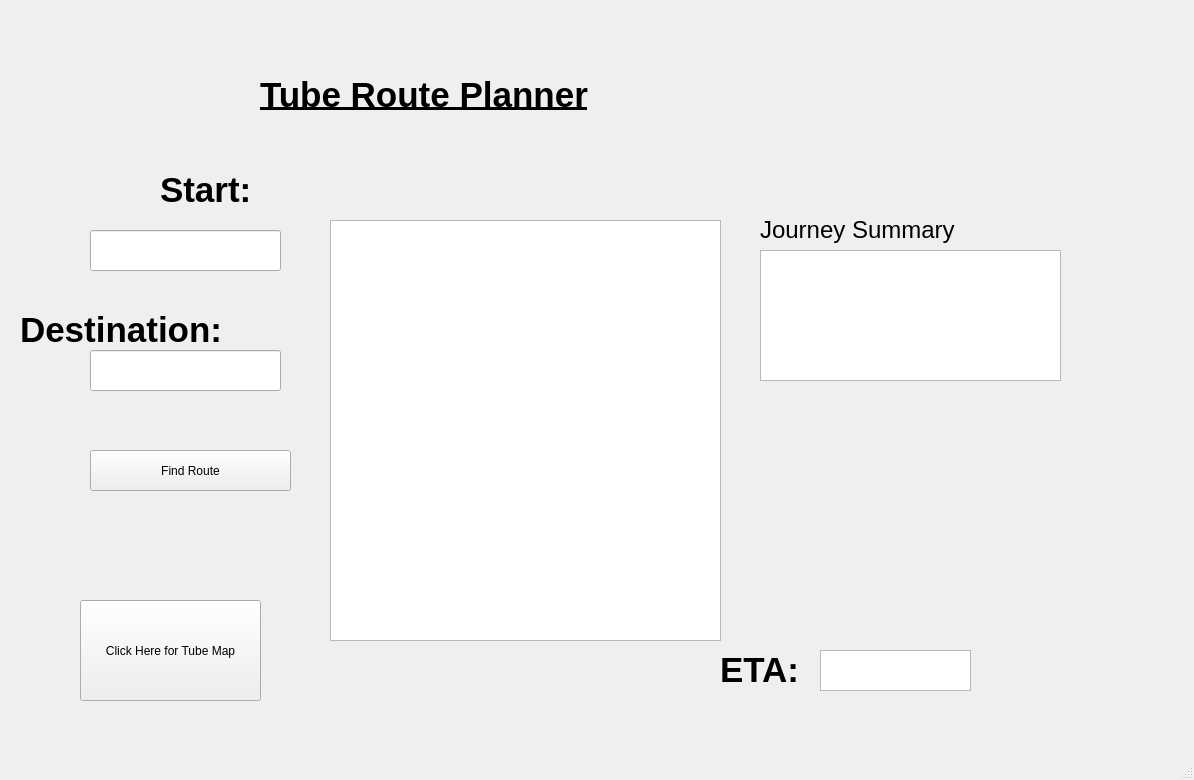
<?xml version="1.0" encoding="UTF-8"?>
<ui version="4.0">
 <class>MainWindow</class>
 <widget class="QMainWindow" name="MainWindow">
  <property name="geometry">
   <rect>
    <x>0</x>
    <y>0</y>
    <width>1194</width>
    <height>780</height>
   </rect>
  </property>
  <property name="windowTitle">
   <string>MainWindow</string>
  </property>
  <widget class="QWidget" name="centralwidget">
   <widget class="QLineEdit" name="startStationEntry">
    <property name="geometry">
     <rect>
      <x>90</x>
      <y>230</y>
      <width>191</width>
      <height>41</height>
     </rect>
    </property>
   </widget>
   <widget class="QLabel" name="startTextBox">
    <property name="geometry">
     <rect>
      <x>160</x>
      <y>160</y>
      <width>141</width>
      <height>61</height>
     </rect>
    </property>
    <property name="font">
     <font>
      <pointsize>26</pointsize>
     </font>
    </property>
    <property name="text">
     <string>&lt;html&gt;&lt;head/&gt;&lt;body&gt;&lt;p&gt;&lt;span style=&quot; font-weight:600; color:#000000;&quot;&gt;Start:&lt;/span&gt;&lt;/p&gt;&lt;/body&gt;&lt;/html&gt;</string>
    </property>
   </widget>
   <widget class="QLabel" name="destinationTextBox">
    <property name="geometry">
     <rect>
      <x>20</x>
      <y>300</y>
      <width>271</width>
      <height>61</height>
     </rect>
    </property>
    <property name="text">
     <string>&lt;html&gt;&lt;head/&gt;&lt;body&gt;&lt;p&gt;&lt;span style=&quot; font-size:26pt; font-weight:600;&quot;&gt;Destination:&lt;/span&gt;&lt;/p&gt;&lt;/body&gt;&lt;/html&gt;</string>
    </property>
   </widget>
   <widget class="QLabel" name="label">
    <property name="geometry">
     <rect>
      <x>0</x>
      <y>-80</y>
      <width>1201</width>
      <height>881</height>
     </rect>
    </property>
    <property name="text">
     <string/>
    </property>
    <property name="pixmap">
     <pixmap>backdrop.jpg</pixmap>
    </property>
    <property name="scaledContents">
     <bool>true</bool>
    </property>
   </widget>
   <widget class="QLineEdit" name="destinationStationEntry">
    <property name="geometry">
     <rect>
      <x>90</x>
      <y>350</y>
      <width>191</width>
      <height>41</height>
     </rect>
    </property>
   </widget>
   <widget class="QLabel" name="label_2">
    <property name="geometry">
     <rect>
      <x>760</x>
      <y>190</y>
      <width>271</width>
      <height>81</height>
     </rect>
    </property>
    <property name="text">
     <string>&lt;html&gt;&lt;head/&gt;&lt;body&gt;&lt;p&gt;&lt;span style=&quot; font-size:18pt;&quot;&gt;Journey Summary&lt;/span&gt;&lt;/p&gt;&lt;/body&gt;&lt;/html&gt;</string>
    </property>
   </widget>
   <widget class="QTextBrowser" name="s">
    <property name="geometry">
     <rect>
      <x>760</x>
      <y>250</y>
      <width>301</width>
      <height>131</height>
     </rect>
    </property>
   </widget>
   <widget class="QPushButton" name="tubeMapPopUpButton">
    <property name="geometry">
     <rect>
      <x>80</x>
      <y>600</y>
      <width>181</width>
      <height>101</height>
     </rect>
    </property>
    <property name="text">
     <string>Click Here for Tube Map</string>
    </property>
   </widget>
   <widget class="QLabel" name="label_3">
    <property name="geometry">
     <rect>
      <x>880</x>
      <y>10</y>
      <width>301</width>
      <height>181</height>
     </rect>
    </property>
    <property name="text">
     <string/>
    </property>
    <property name="pixmap">
     <pixmap>facemask.jpg</pixmap>
    </property>
    <property name="scaledContents">
     <bool>true</bool>
    </property>
   </widget>
   <widget class="QLabel" name="label_4">
    <property name="geometry">
     <rect>
      <x>260</x>
      <y>60</y>
      <width>471</width>
      <height>71</height>
     </rect>
    </property>
    <property name="text">
     <string>&lt;html&gt;&lt;head/&gt;&lt;body&gt;&lt;p&gt;&lt;span style=&quot; font-size:26pt; font-weight:600; text-decoration: underline;&quot;&gt;Tube Route Planner&lt;/span&gt;&lt;/p&gt;&lt;/body&gt;&lt;/html&gt;</string>
    </property>
   </widget>
   <widget class="QLabel" name="label_5">
    <property name="geometry">
     <rect>
      <x>720</x>
      <y>630</y>
      <width>321</width>
      <height>81</height>
     </rect>
    </property>
    <property name="text">
     <string>&lt;html&gt;&lt;head/&gt;&lt;body&gt;&lt;p&gt;&lt;span style=&quot; font-size:26pt; font-weight:600;&quot;&gt;ETA: &lt;/span&gt;&lt;/p&gt;&lt;/body&gt;&lt;/html&gt;</string>
    </property>
   </widget>
   <widget class="QPushButton" name="findRouteButton">
    <property name="geometry">
     <rect>
      <x>90</x>
      <y>450</y>
      <width>201</width>
      <height>41</height>
     </rect>
    </property>
    <property name="text">
     <string>Find Route</string>
    </property>
   </widget>
   <widget class="QTextEdit" name="textEdit">
    <property name="geometry">
     <rect>
      <x>330</x>
      <y>220</y>
      <width>391</width>
      <height>421</height>
     </rect>
    </property>
   </widget>
   <widget class="QTextEdit" name="ETA_edit">
    <property name="geometry">
     <rect>
      <x>820</x>
      <y>650</y>
      <width>151</width>
      <height>41</height>
     </rect>
    </property>
   </widget>
   <zorder>label</zorder>
   <zorder>startStationEntry</zorder>
   <zorder>startTextBox</zorder>
   <zorder>destinationTextBox</zorder>
   <zorder>destinationStationEntry</zorder>
   <zorder>label_2</zorder>
   <zorder>s</zorder>
   <zorder>tubeMapPopUpButton</zorder>
   <zorder>label_3</zorder>
   <zorder>label_4</zorder>
   <zorder>label_5</zorder>
   <zorder>findRouteButton</zorder>
   <zorder>textEdit</zorder>
   <zorder>ETA_edit</zorder>
  </widget>
  <widget class="QStatusBar" name="statusbar"/>
 </widget>
 <resources>
  <include location="gui/test.qrc"/>
 </resources>
 <connections/>
</ui>
